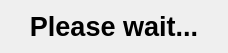
<?xml version="1.0" encoding="UTF-8"?>
<ui version="4.0">
 <class>WaitDialog</class>
 <widget class="QWidget" name="WaitDialog">
  <property name="geometry">
   <rect>
    <x>0</x>
    <y>0</y>
    <width>228</width>
    <height>45</height>
   </rect>
  </property>
  <property name="windowTitle">
   <string>WaitDialog</string>
  </property>
  <layout class="QGridLayout" name="gridLayout">
   <item row="0" column="0">
    <widget class="QLabel" name="label">
     <property name="font">
      <font>
       <pointsize>20</pointsize>
       <weight>75</weight>
       <bold>true</bold>
      </font>
     </property>
     <property name="text">
      <string>Please wait...</string>
     </property>
     <property name="alignment">
      <set>Qt::AlignCenter</set>
     </property>
    </widget>
   </item>
  </layout>
 </widget>
 <layoutdefault spacing="6" margin="11"/>
 <resources/>
 <connections/>
</ui>
